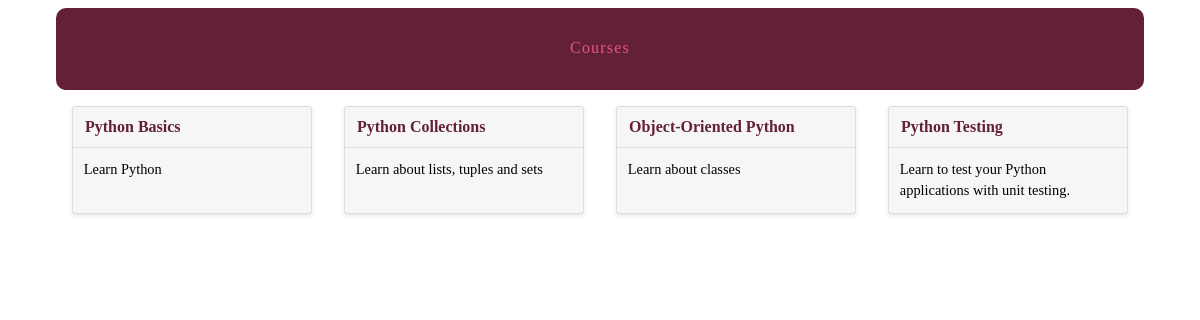
Page /courses/ on the committed database.
### courses/models.py (models this page shows, shortened)
class Course(models.Model):
    created_at = models.DateTimeField(auto_now_add=True)
    title = models.CharField(max_length=255)
    description = models.TextField()

### courses/views.py (the view)
def course_list(req):
    courses = Course.objects.all()
    return render(req, 'courses/course_list.html', {'courses': courses})

### courses/templates/courses/course_list.html (shortened to what this page needs)
{% extends "layout.html" %}
{% block content %}
<div class="cards">
  {% for course in courses %}
  <div class="card">
    <header><a href="{% url 'course_detail' pk=course.pk %}">{{ course.title }}</a></header>
    <div class="card-copy">
      {{ course.description }}
    </div>
  </div>
  {% endfor %}
</div>
{% endblock %}

### templates/layout.html (shortened to what this page needs)
{% load static from staticfiles %}
<!doctype html>
<html>
  <head>
    <link rel="stylesheet" href="{% static 'css/layout.css' %}">
  </head>
  <body>
    <div class="site-container">
      <nav>
        <a href="{% url 'course_list' %}">Courses</a>
      </nav>
    {% block content %}{% endblock %}
  </div>
  </body>
</html>

### assets/css/layout.css (style rules this page uses)
html { box-sizing: border-box; }
*, *::after, *::before { box-sizing: inherit; }
.site-container { max-width: 68em; margin-left: auto; margin-right: auto; }
.site-container::after { clear: both; content: ""; display: table; }
.site-container nav { width: 100%; display: table; width: 100%; table-layout: fixed; border-bottom-left-radius: 10px; border-bottom-right-radius: 10px; border-top-left-radius: 10px; border-top-right-radius: 10px; border-bottom-left-radius: 10px; border-top-left-radius: 10px; border-bottom-right-radius: 10px; border-top-right-radius: 10px; background-color: #642039; margin-bottom: 1em; overflow: hidden; }
.site-container nav a { display: table-cell; width: 8.33333%; padding: 10px; border-bottom: 2px solid #642039; color: #e6557e; letter-spacing: 0.075em; line-height: 60px; text-align: center; text-decoration: none; }
.cards { display: -webkit-box; display: -moz-box; display: box; display: -webkit-flex; display: -moz-flex; display: -ms-flexbox; display: flex; -webkit-box-lines: multiple; -moz-box-lines: multiple; box-lines: multiple; -webkit-flex-wrap: wrap; -moz-flex-wrap: wrap; -ms-flex-wrap: wrap; flex-wrap: wrap; -webkit-box-pack: justify; -moz-box-pack: justify; box-pack: justify; -webkit-justify-content: space-between; -moz-justify-content: space-between; -ms-justify-content: space-between; -o-justify-content: space-between; justify-content: space-between; -ms-flex-pack: justify; }
.card { -webkit-flex-basis: 15em; -moz-flex-basis: 15em; flex-basis: 15em; -ms-flex-preferred-size: 15em; -webkit-flex-grow: 1; -moz-flex-grow: 1; flex-grow: 1; -ms-flex-positive: 1; -webkit-transition: all 0.2s ease-in-out; -moz-transition: all 0.2s ease-in-out; transition: all 0.2s ease-in-out; background-color: #f6f6f6; border-radius: 3px; border: 1px solid gainsboro; box-shadow: 0 2px 4px #e6e6e6; margin: 0 1em 1.5em 1em; position: relative; }
.card header { -webkit-transition: all 0.2s ease-in-out; -moz-transition: all 0.2s ease-in-out; transition: all 0.2s ease-in-out; background-color: #f6f6f6; border-bottom: 1px solid gainsboro; border-radius: 3px 3px 0 0; font-weight: bold; line-height: 1.5em; padding: 0.5em 0.75em; }
.card header a { color: #642039; text-decoration: none; }
.card .card-copy { font-size: 0.9em; line-height: 1.5em; padding: 0.75em 0.75em; }

### rows in the picture
Course: title "Python Basics", description "Learn Python"
Course: title "Python Collections", description "Learn about lists, tuples and sets"
Course: title "Object-Oriented Python", description "Learn about classes"
Course: title "Python Testing", description "Learn to test your Python applications with unit testing."
